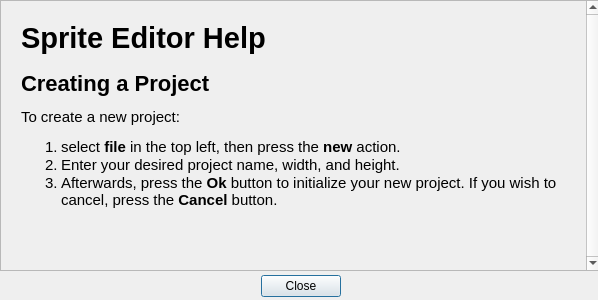
<?xml version="1.0" encoding="UTF-8"?>
<ui version="4.0">
 <class>Dialog</class>
 <widget class="QDialog" name="Dialog">
  <property name="geometry">
   <rect>
    <x>0</x>
    <y>0</y>
    <width>598</width>
    <height>300</height>
   </rect>
  </property>
  <property name="windowTitle">
   <string>Help</string>
  </property>
  <widget class="QDialogButtonBox" name="buttonBox">
   <property name="geometry">
    <rect>
     <x>10</x>
     <y>270</y>
     <width>581</width>
     <height>32</height>
    </rect>
   </property>
   <property name="orientation">
    <enum>Qt::Horizontal</enum>
   </property>
   <property name="standardButtons">
    <set>QDialogButtonBox::Close</set>
   </property>
   <property name="centerButtons">
    <bool>true</bool>
   </property>
  </widget>
  <widget class="QScrollArea" name="scrollArea">
   <property name="geometry">
    <rect>
     <x>0</x>
     <y>0</y>
     <width>601</width>
     <height>271</height>
    </rect>
   </property>
   <property name="verticalScrollBarPolicy">
    <enum>Qt::ScrollBarAlwaysOn</enum>
   </property>
   <property name="widgetResizable">
    <bool>true</bool>
   </property>
   <widget class="QWidget" name="scrollAreaWidgetContents">
    <property name="geometry">
     <rect>
      <x>0</x>
      <y>0</y>
      <width>585</width>
      <height>269</height>
     </rect>
    </property>
    <widget class="QLabel" name="label">
     <property name="geometry">
      <rect>
       <x>20</x>
       <y>20</y>
       <width>541</width>
       <height>441</height>
      </rect>
     </property>
     <property name="sizePolicy">
      <sizepolicy hsizetype="Maximum" vsizetype="Maximum">
       <horstretch>0</horstretch>
       <verstretch>0</verstretch>
      </sizepolicy>
     </property>
     <property name="font">
      <font>
       <family>Arial</family>
       <pointsize>11</pointsize>
      </font>
     </property>
     <property name="text">
      <string>&lt;h1&gt;Sprite Editor Help&lt;/h1&gt;
&lt;h2&gt;Creating a Project&lt;/h2&gt;
To create a new project: 
&lt;ol&gt;
&lt;li&gt;
select &lt;b&gt;file&lt;/b&gt; in the top left, then press the &lt;b&gt;new&lt;/b&gt; action. 
&lt;/li&gt;
&lt;li&gt;
Enter your desired project name, width, and height.
&lt;/li&gt;
&lt;li&gt;
Afterwards, press the &lt;b&gt;Ok&lt;/b&gt; button to initialize your new project. If you wish to cancel, press the &lt;b&gt;Cancel&lt;/b&gt; button.
&lt;/li&gt;
&lt;/ol&gt;
</string>
     </property>
     <property name="alignment">
      <set>Qt::AlignLeading|Qt::AlignLeft|Qt::AlignTop</set>
     </property>
     <property name="wordWrap">
      <bool>true</bool>
     </property>
    </widget>
   </widget>
  </widget>
 </widget>
 <resources/>
 <connections>
  <connection>
   <sender>buttonBox</sender>
   <signal>accepted()</signal>
   <receiver>Dialog</receiver>
   <slot>accept()</slot>
   <hints>
    <hint type="sourcelabel">
     <x>248</x>
     <y>254</y>
    </hint>
    <hint type="destinationlabel">
     <x>157</x>
     <y>274</y>
    </hint>
   </hints>
  </connection>
  <connection>
   <sender>buttonBox</sender>
   <signal>rejected()</signal>
   <receiver>Dialog</receiver>
   <slot>reject()</slot>
   <hints>
    <hint type="sourcelabel">
     <x>316</x>
     <y>260</y>
    </hint>
    <hint type="destinationlabel">
     <x>286</x>
     <y>274</y>
    </hint>
   </hints>
  </connection>
 </connections>
</ui>
